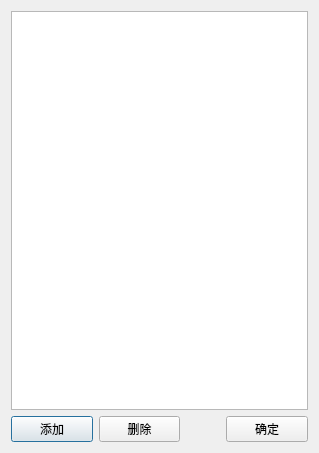
<?xml version="1.0" encoding="UTF-8"?>
<ui version="4.0">
 <class>DialogReferId</class>
 <widget class="QDialog" name="DialogReferId">
  <property name="geometry">
   <rect>
    <x>0</x>
    <y>0</y>
    <width>319</width>
    <height>453</height>
   </rect>
  </property>
  <property name="windowTitle">
   <string>Dialog</string>
  </property>
  <layout class="QVBoxLayout" name="verticalLayout">
   <item>
    <widget class="QTableView" name="tableView"/>
   </item>
   <item>
    <layout class="QHBoxLayout" name="horizontalLayout">
     <item>
      <widget class="QPushButton" name="pushButtonAdd">
       <property name="text">
        <string>添加</string>
       </property>
      </widget>
     </item>
     <item>
      <widget class="QPushButton" name="pushButtonDel">
       <property name="text">
        <string>删除</string>
       </property>
      </widget>
     </item>
     <item>
      <spacer name="horizontalSpacer">
       <property name="orientation">
        <enum>Qt::Orientation::Horizontal</enum>
       </property>
       <property name="sizeType">
        <enum>QSizePolicy::Policy::Fixed</enum>
       </property>
       <property name="sizeHint" stdset="0">
        <size>
         <width>40</width>
         <height>20</height>
        </size>
       </property>
      </spacer>
     </item>
     <item>
      <widget class="QPushButton" name="pushButtonOK">
       <property name="text">
        <string>确定</string>
       </property>
      </widget>
     </item>
    </layout>
   </item>
  </layout>
 </widget>
 <resources/>
 <connections/>
</ui>
